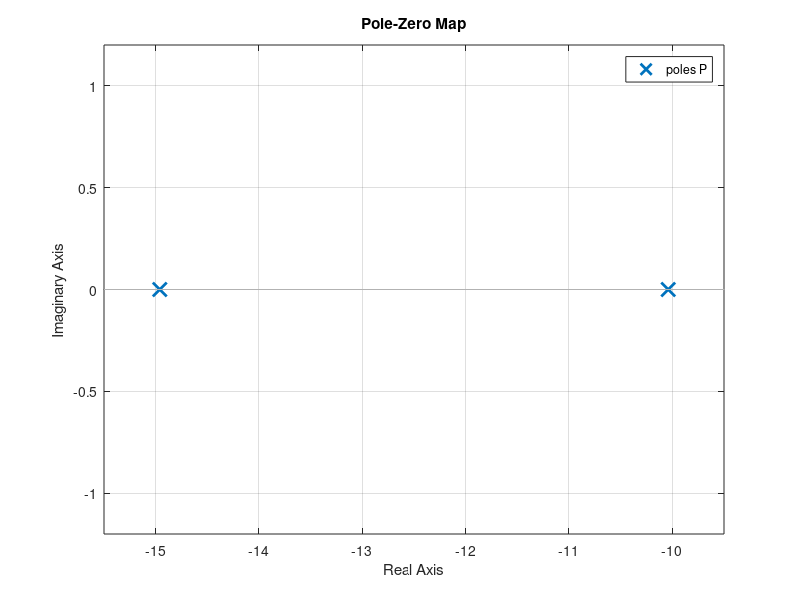
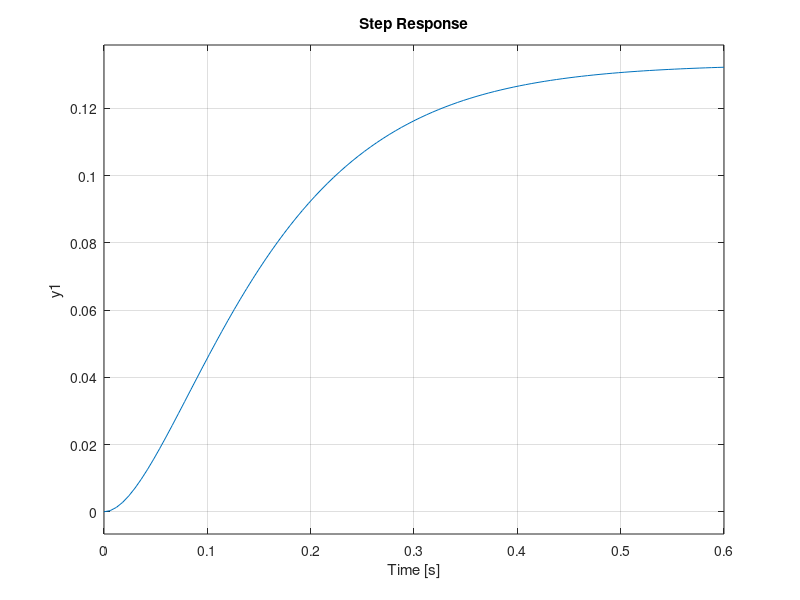
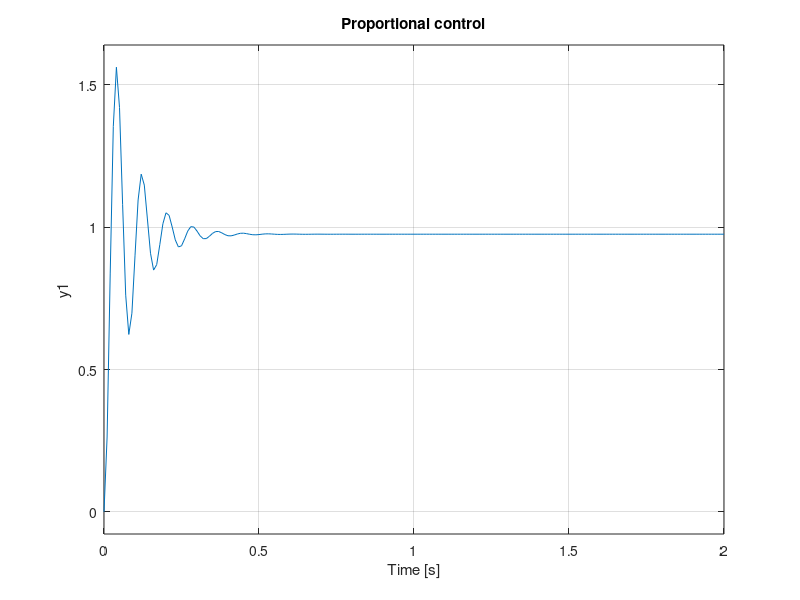
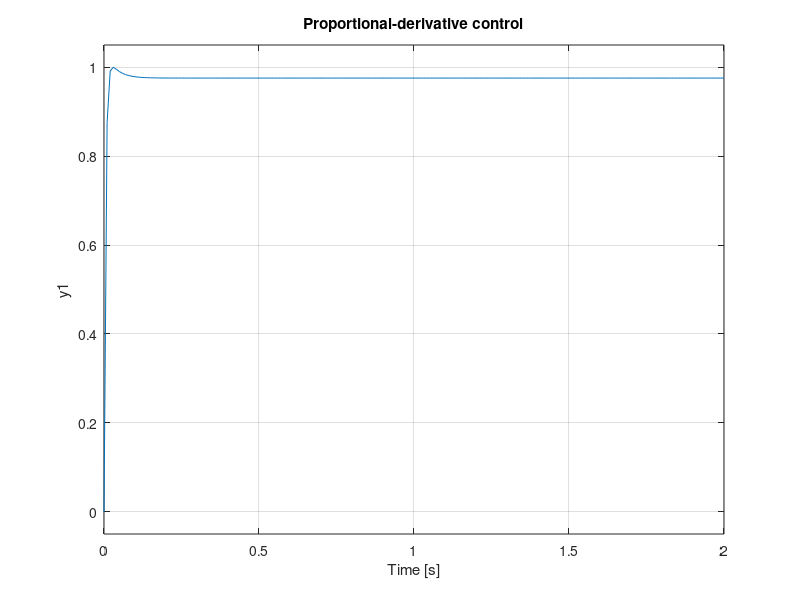

Source code (MATLAB) for these figures, in order:
%% constant
J = 0.01;   %kgm^2,  moment of inertia
b = 0.1;    %Nms,    motor viscous friction constant
Kt= 0.01;   %Nm/A,   motor torque constant
L = 0.05;   %H,      motor inductance
R = 0.75;   %ou,     motor resistance
Ke= 0.01;   %V/rad/s electromotive force constant
Kp = 300;   %proportional control coefficient
Ki = 70;    %integral control coefficient
Kd = 10;    %derivative control coefficient

%% dynamic system
s = tf('s');
P = 20/(s^2+25*s+150.2);
pzmap(P);   %pole-zero plot
figure(2);  
step(P);    %step response

%% Proportional control
C = pid(Kp);            %create a pid controller
T = feedback(C*P,1);     %feedback connection of 2 input/output systems
t = 0:0.01:2;
figure(3);
step(T,t);
title('Proportional control');

%% Proportional-derivative control
C = pid(Kp,0,Kd);
T = feedback(C*P,1);
figure(4);
step(T,t);
title('Proportional-derivative control');

%% Proportional-integral-derivative control
C = pid(Kp,Ki,Kd);
T = feedback(C*P,1);
figure(5);
step(T,t);
title('Proportional-integral-derivative control');
